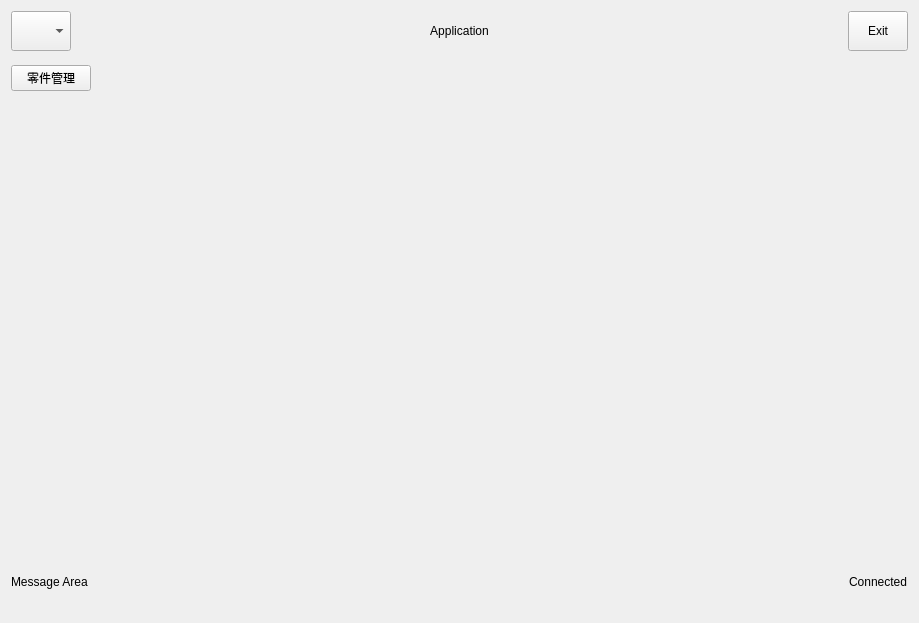
<?xml version="1.0" encoding="UTF-8"?>
<ui version="4.0">
 <class>MainApp</class>
 <widget class="QMainWindow" name="MainApp">
  <property name="geometry">
   <rect>
    <x>0</x>
    <y>0</y>
    <width>919</width>
    <height>623</height>
   </rect>
  </property>
  <property name="windowTitle">
   <string>MainApp</string>
  </property>
  <widget class="QWidget" name="centralwidget">
   <property name="sizePolicy">
    <sizepolicy hsizetype="MinimumExpanding" vsizetype="MinimumExpanding">
     <horstretch>0</horstretch>
     <verstretch>0</verstretch>
    </sizepolicy>
   </property>
   <layout class="QVBoxLayout" name="verticalLayout">
    <property name="spacing">
     <number>7</number>
    </property>
    <property name="leftMargin">
     <number>11</number>
    </property>
    <property name="topMargin">
     <number>11</number>
    </property>
    <property name="rightMargin">
     <number>11</number>
    </property>
    <property name="bottomMargin">
     <number>11</number>
    </property>
    <item>
     <widget class="QWidget" name="menu_bar" native="true">
      <property name="sizePolicy">
       <sizepolicy hsizetype="Minimum" vsizetype="Minimum">
        <horstretch>0</horstretch>
        <verstretch>0</verstretch>
       </sizepolicy>
      </property>
      <property name="minimumSize">
       <size>
        <width>0</width>
        <height>40</height>
       </size>
      </property>
      <property name="maximumSize">
       <size>
        <width>16777215</width>
        <height>40</height>
       </size>
      </property>
      <layout class="QHBoxLayout" name="horizontalLayout">
       <property name="spacing">
        <number>7</number>
       </property>
       <property name="leftMargin">
        <number>0</number>
       </property>
       <property name="topMargin">
        <number>0</number>
       </property>
       <property name="rightMargin">
        <number>0</number>
       </property>
       <property name="bottomMargin">
        <number>0</number>
       </property>
       <item>
        <widget class="QComboBox" name="subapp_selector">
         <property name="sizePolicy">
          <sizepolicy hsizetype="Preferred" vsizetype="Preferred">
           <horstretch>0</horstretch>
           <verstretch>0</verstretch>
          </sizepolicy>
         </property>
         <property name="minimumSize">
          <size>
           <width>60</width>
           <height>0</height>
          </size>
         </property>
         <property name="maximumSize">
          <size>
           <width>60</width>
           <height>16777215</height>
          </size>
         </property>
        </widget>
       </item>
       <item>
        <spacer name="horizontalSpacer_2">
         <property name="orientation">
          <enum>Qt::Horizontal</enum>
         </property>
         <property name="sizeHint" stdset="0">
          <size>
           <width>40</width>
           <height>20</height>
          </size>
         </property>
        </spacer>
       </item>
       <item>
        <widget class="QLabel" name="app_label">
         <property name="text">
          <string>Application</string>
         </property>
         <property name="alignment">
          <set>Qt::AlignCenter</set>
         </property>
        </widget>
       </item>
       <item>
        <spacer name="horizontalSpacer_3">
         <property name="orientation">
          <enum>Qt::Horizontal</enum>
         </property>
         <property name="sizeHint" stdset="0">
          <size>
           <width>40</width>
           <height>20</height>
          </size>
         </property>
        </spacer>
       </item>
       <item>
        <widget class="QPushButton" name="exit_button">
         <property name="sizePolicy">
          <sizepolicy hsizetype="Minimum" vsizetype="Preferred">
           <horstretch>0</horstretch>
           <verstretch>0</verstretch>
          </sizepolicy>
         </property>
         <property name="minimumSize">
          <size>
           <width>60</width>
           <height>0</height>
          </size>
         </property>
         <property name="maximumSize">
          <size>
           <width>60</width>
           <height>16777215</height>
          </size>
         </property>
         <property name="text">
          <string>Exit</string>
         </property>
        </widget>
       </item>
      </layout>
     </widget>
    </item>
    <item>
     <widget class="QWidget" name="tab_bar" native="true">
      <property name="maximumSize">
       <size>
        <width>16777215</width>
        <height>40</height>
       </size>
      </property>
      <layout class="QHBoxLayout" name="horizontalLayout_4">
       <property name="leftMargin">
        <number>0</number>
       </property>
       <property name="topMargin">
        <number>0</number>
       </property>
       <property name="rightMargin">
        <number>0</number>
       </property>
       <property name="bottomMargin">
        <number>0</number>
       </property>
       <item>
        <widget class="QPushButton" name="pushButton">
         <property name="maximumSize">
          <size>
           <width>100</width>
           <height>16777215</height>
          </size>
         </property>
         <property name="text">
          <string>零件管理</string>
         </property>
        </widget>
       </item>
       <item>
        <spacer name="horizontalSpacer_4">
         <property name="orientation">
          <enum>Qt::Horizontal</enum>
         </property>
         <property name="sizeHint" stdset="0">
          <size>
           <width>40</width>
           <height>20</height>
          </size>
         </property>
        </spacer>
       </item>
      </layout>
     </widget>
    </item>
    <item>
     <widget class="QWidget" name="main_area" native="true">
      <layout class="QHBoxLayout" name="horizontalLayout_3"/>
     </widget>
    </item>
    <item>
     <widget class="QWidget" name="status_bar" native="true">
      <property name="maximumSize">
       <size>
        <width>16777215</width>
        <height>60</height>
       </size>
      </property>
      <layout class="QHBoxLayout" name="horizontalLayout_2">
       <property name="leftMargin">
        <number>0</number>
       </property>
       <property name="topMargin">
        <number>0</number>
       </property>
       <property name="rightMargin">
        <number>0</number>
       </property>
       <property name="bottomMargin">
        <number>0</number>
       </property>
       <item>
        <widget class="QLabel" name="message_area">
         <property name="minimumSize">
          <size>
           <width>300</width>
           <height>0</height>
          </size>
         </property>
         <property name="maximumSize">
          <size>
           <width>300</width>
           <height>16777215</height>
          </size>
         </property>
         <property name="text">
          <string>Message Area</string>
         </property>
        </widget>
       </item>
       <item>
        <spacer name="horizontalSpacer">
         <property name="orientation">
          <enum>Qt::Horizontal</enum>
         </property>
         <property name="sizeHint" stdset="0">
          <size>
           <width>40</width>
           <height>20</height>
          </size>
         </property>
        </spacer>
       </item>
       <item>
        <widget class="QLabel" name="db_connection_status">
         <property name="text">
          <string>Connected</string>
         </property>
        </widget>
       </item>
      </layout>
     </widget>
    </item>
   </layout>
  </widget>
 </widget>
 <resources/>
 <connections/>
</ui>
